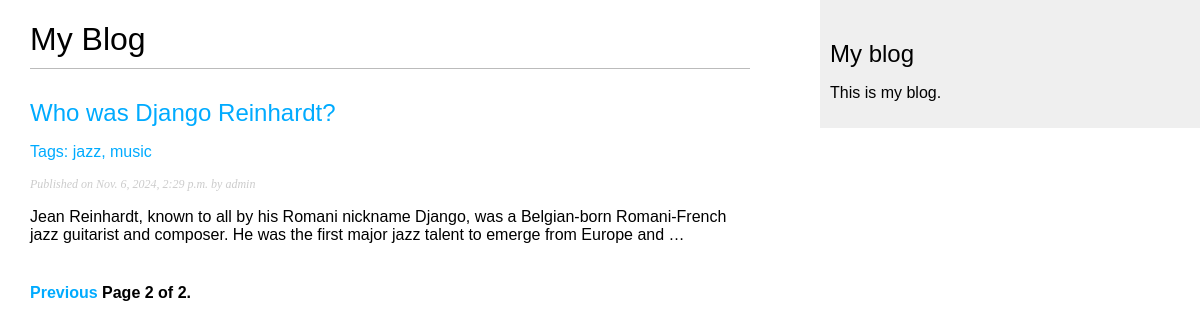
Screenshot of /blog/?page=2 with the database file from the repository.
### blog/models.py (models this page shows, shortened)
class Post(models.Model):
    class Status(models.TextChoices):
        DRAFT = 'DF', 'Draft'
        PUBLISHED = 'PB', 'Published'
    title = models.CharField(max_length=250)
    slug = models.SlugField(
        max_length=250,
        unique_for_date='publish'
    )
    author = models.ForeignKey(
        settings.AUTH_USER_MODEL,
        on_delete=models.CASCADE,
        related_name='blog_posts'
    )
    body = models.TextField()
    publish = models.DateTimeField(default=timezone.now)
    created = models.DateTimeField(auto_now_add=True)
    updated = models.DateTimeField(auto_now=True)
    status = models.CharField(
        max_length=2,
        choices=Status,
        default=Status.DRAFT
    )
    tags = TaggableManager()
    objects = models.Manager() # The default manager.
    published = PublishedManager() # Our custom manager.
    class Meta:
        ordering = ['-publish']
        indexes = [
            models.Index(fields=['-publish']),
        ]
    def get_absolute_url(self):
        return reverse(
            'blog:post_detail',
            args=[
                self.publish.year,
                self.publish.month,
                self.publish.day,
                self.slug
            ]
        )

### blog/views.py (the view)
# urls.py: path('', views.post_list, name='post_list'),
def post_list(request, tag_slug=None):
    post_list = Post.published.all()
    tag = None
    if tag_slug:
        tag = get_object_or_404(Tag, slug=tag_slug)
        post_list = post_list.filter(tags__in=[tag])
    paginator = Paginator(post_list, 3)
    page_number = request.GET.get('page', 1)
    try:
        posts = paginator.page(page_number)
    except PageNotAnInteger:
        posts = paginator.page(1)
    except EmptyPage:
        posts = paginator.page(paginator.num_pages)
    return render(
        request,
        'blog/post/list.html',
        {
            'posts': posts,
            'tag': tag,
        }
    )

### blog/models.py (called while the page is built)
    def get_queryset(self):
        return (
            super().get_queryset().filter(status=Post.Status.PUBLISHED)
        )

### blog/templates/blog/post/list.html (shortened to what this page needs)
{% extends "blog/base.html" %}
{% block content %}
    <h1>My Blog</h1>
    {% for post in posts %}
        <h2>
            <a href="{{ post.get_absolute_url }}">{{ post.title }}</a>
        </h2>
        <p class="tags"">Tags: <span style="color:#00abff;">
            {% for tag in post.tags.all %}
                <a href="{% url "blog:post_list_by_tag" tag.slug %}">{{ tag.name }}</a>{% if not forloop.last %}, {% endif %}
            {% endfor %}
        </span></p>
        <p class="date">
            Published on {{ post.publish }}
            by {{ post.author }}
        </p>
        {{ post.body|truncatewords:30|linebreaks }}
    {% endfor %}
    {% include "pagination.html" with page=posts %}
{% endblock content %}

### blog/static/css/blog.css (style rules this page uses)
body { margin:0; padding:0; font-family:helvetica, sans-serif; }
a { color:#00abff; text-decoration:none; }
h1 { font-weight:normal; border-bottom:1px solid #bbb; padding:0 0 10px 0; }
h2 { font-weight:normal; margin:30px 0 0; }
p.date { color:#ccc; font-family: georgia, serif; font-size: 12px; font-style: italic; }
.tags { color:#00abff; }

### rows the page displays
Post: title "Who was Django Reinhardt?", publish "Nov. 6, 2024, 2:29 p.m.", author "admin", body "Jean Reinhardt, known to all by his Romani nickname Django, was a Belgian-born Romani-French jazz guitarist and composer. He was the first major jazz talent to emerge from Europe and …"
Tag: name "jazz"
Tag: name "music"

### other values shown
{{ page.number }} "2"
{{ page.paginator.num_pages }} "2"
